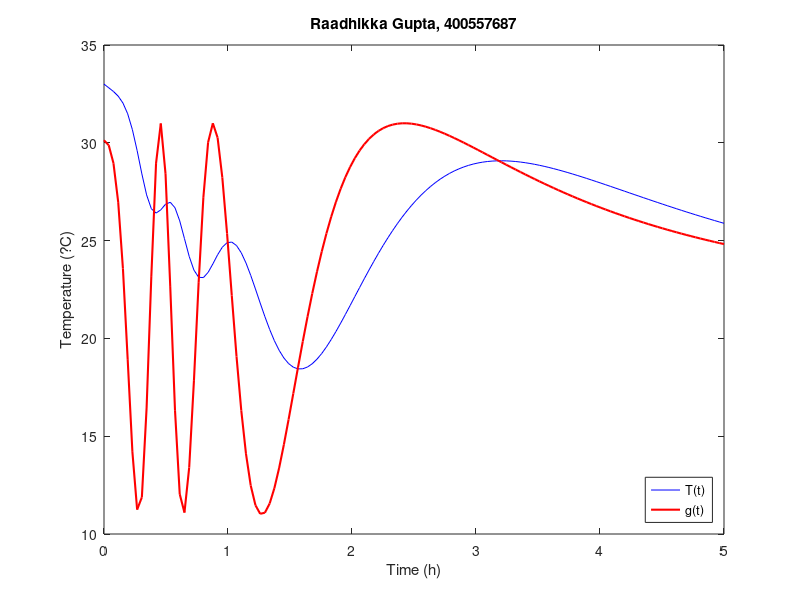

Source code (MATLAB):
% Question 1. a)
h = 0.5;
X = 3;
N = round(X/h);

t = zeros(1,N+1);
T = zeros(1,N+1);

t(1) = 0;
T(1) = 33;

for i = 1:N
  t(i+1) = t(i) + h;
  T(i+1) = T(i) + h*(-17/10 * (T(i)-21));
end

T(end)

% Question 1. b)
h = 0.2;
X = 3;
N = round(X/h);

t = zeros(1,N+1);
T = zeros(1,N+1);

t(1) = 0;
T(1) = 33;

for i = 1:N
  t(i+1) = t(i) + h;
  T(i+1) = T(i) + h*(-17/10 * (T(i)-21));
end

T(end)

% Question 3
clear;
t_ex = @(t) 21 + 12*exp(-17/10*t);
N = 15;
max_err = 100;

while max_err >= 0.08772
    N = N+1;
    X = 3;
    h = X/N;
    
    t = zeros(1,N+1);
    T = zeros(1,N+1);
    
    t(1) = 0;
    T(1) = 33;
    
    for i = 1:N
      t(i+1) = t(i) + h;
      T(i+1) = T(i) + h*(-17/10 * (T(i)-21));
    end

    max_err = max(abs(T- t_ex(t)));
end

disp(N);

% Question 4
clear;

N = 131;
X = 5;
h = X/N;

t = linspace(0,5,N+1);
g = 21 + 10*sin(10./(t.^2 + 0.5));

T = zeros(1, N+1);

t(1) = 0;
T(1) = 33;

for n = 1:N
    T(n+1) = T(n) + h*(-17/10 * (T(n)-g(n)));
end

plot(t, T, 'b', t, g, 'r', 'LineWidth', 1.5);
xlabel('Time (h)');
ylabel('Temperature (?C)');
title('Raadhikka Gupta, 400557687');
legend('T(t)', 'g(t)', 'location', 'southeast');
